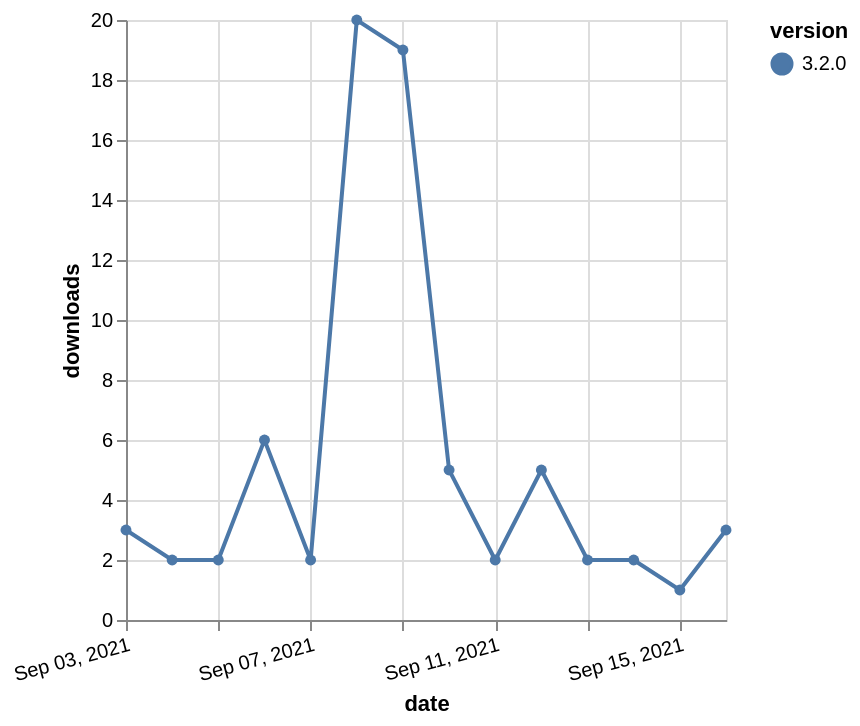

Vega-Lite specification for this chart:
### Vega-Lite specification from a JSON file in a GitHub repository (floating-point values rounded to 4 significant figures)
{"$schema": "https://vega.github.io/schema/vega-lite/v5.json", "description": "A simple bar chart with embedded data.", "data": {"values": [{"date": "2021-09-03", "total": 3737, "delta": 3, "version": "3.2.0"}, {"date": "2021-09-04", "total": 3739, "delta": 2, "version": "3.2.0"}, {"date": "2021-09-05", "total": 3741, "delta": 2, "version": "3.2.0"}, {"date": "2021-09-06", "total": 3747, "delta": 6, "version": "3.2.0"}, {"date": "2021-09-07", "total": 3749, "delta": 2, "version": "3.2.0"}, {"date": "2021-09-08", "total": 3769, "delta": 20, "version": "3.2.0"}, {"date": "2021-09-09", "total": 3788, "delta": 19, "version": "3.2.0"}, {"date": "2021-09-10", "total": 3793, "delta": 5, "version": "3.2.0"}, {"date": "2021-09-11", "total": 3795, "delta": 2, "version": "3.2.0"}, {"date": "2021-09-12", "total": 3800, "delta": 5, "version": "3.2.0"}, {"date": "2021-09-13", "total": 3802, "delta": 2, "version": "3.2.0"}, {"date": "2021-09-14", "total": 3804, "delta": 2, "version": "3.2.0"}, {"date": "2021-09-15", "total": 3805, "delta": 1, "version": "3.2.0"}, {"date": "2021-09-16", "total": 3808, "delta": 3, "version": "3.2.0"}]}, "width": "container", "mark": {"type": "line", "point": {"filled": true}}, "encoding": {"x": {"field": "date", "type": "temporal", "timeUnit": "yearmonthdate", "title": "date", "axis": {"labelAngle": -15}}, "y": {"field": "delta", "type": "quantitative", "title": "downloads"}, "color": {"field": "version", "type": "nominal"}, "tooltip": {"field": "delta"}}}
